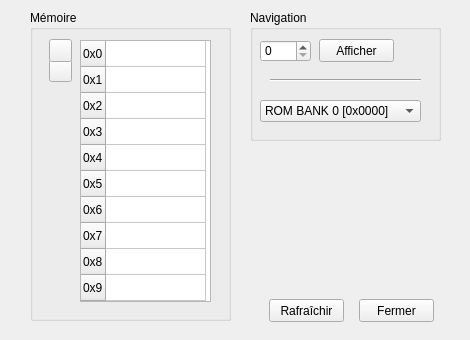
<?xml version="1.0" encoding="UTF-8"?>
<ui version="4.0">
 <class>DebugMemoryWindow</class>
 <widget class="QWidget" name="DebugMemoryWindow">
  <property name="geometry">
   <rect>
    <x>0</x>
    <y>0</y>
    <width>470</width>
    <height>340</height>
   </rect>
  </property>
  <property name="windowTitle">
   <string>Debug Memory</string>
  </property>
  <widget class="QGroupBox" name="groupBox">
   <property name="geometry">
    <rect>
     <x>250</x>
     <y>10</y>
     <width>191</width>
     <height>131</height>
    </rect>
   </property>
   <property name="title">
    <string>Navigation</string>
   </property>
   <widget class="QSpinBox" name="spinBox">
    <property name="geometry">
     <rect>
      <x>10</x>
      <y>30</y>
      <width>51</width>
      <height>22</height>
     </rect>
    </property>
    <property name="maximum">
     <number>65535</number>
    </property>
    <property name="displayIntegerBase">
     <number>16</number>
    </property>
   </widget>
   <widget class="QPushButton" name="displayButton">
    <property name="geometry">
     <rect>
      <x>69</x>
      <y>29</y>
      <width>75</width>
      <height>23</height>
     </rect>
    </property>
    <property name="text">
     <string>Afficher</string>
    </property>
   </widget>
   <widget class="QComboBox" name="comboBox">
    <property name="geometry">
     <rect>
      <x>10</x>
      <y>90</y>
      <width>161</width>
      <height>22</height>
     </rect>
    </property>
    <item>
     <property name="text">
      <string>ROM BANK 0 [0x0000]</string>
     </property>
    </item>
    <item>
     <property name="text">
      <string>ROM BANK 01..NN [0x4000]</string>
     </property>
    </item>
    <item>
     <property name="text">
      <string>VRAM [0x8000]</string>
     </property>
    </item>
    <item>
     <property name="text">
      <string>RAM Externe [0xA000]</string>
     </property>
    </item>
    <item>
     <property name="text">
      <string>WRAM0 [0xC000]</string>
     </property>
    </item>
    <item>
     <property name="text">
      <string>WRAM1 [0xD000]</string>
     </property>
    </item>
    <item>
     <property name="text">
      <string>Copie WRAM0 [0xE000]</string>
     </property>
    </item>
    <item>
     <property name="text">
      <string>OAM [0xFE00]</string>
     </property>
    </item>
    <item>
     <property name="text">
      <string>I/O [0xFF00]</string>
     </property>
    </item>
    <item>
     <property name="text">
      <string>HRAM [0xFF80]</string>
     </property>
    </item>
    <item>
     <property name="text">
      <string>Registre d'interruption [0xFFFF]</string>
     </property>
    </item>
   </widget>
   <widget class="Line" name="line">
    <property name="geometry">
     <rect>
      <x>20</x>
      <y>60</y>
      <width>151</width>
      <height>21</height>
     </rect>
    </property>
    <property name="orientation">
     <enum>Qt::Horizontal</enum>
    </property>
   </widget>
  </widget>
  <widget class="QGroupBox" name="groupBox_2">
   <property name="geometry">
    <rect>
     <x>30</x>
     <y>10</y>
     <width>201</width>
     <height>311</height>
    </rect>
   </property>
   <property name="title">
    <string>Mémoire</string>
   </property>
   <widget class="QTableWidget" name="tableMemoryWidget">
    <property name="enabled">
     <bool>true</bool>
    </property>
    <property name="geometry">
     <rect>
      <x>50</x>
      <y>30</y>
      <width>131</width>
      <height>262</height>
     </rect>
    </property>
    <property name="autoScrollMargin">
     <number>16</number>
    </property>
    <property name="editTriggers">
     <set>QAbstractItemView::NoEditTriggers</set>
    </property>
    <attribute name="horizontalHeaderVisible">
     <bool>false</bool>
    </attribute>
    <attribute name="horizontalHeaderCascadingSectionResizes">
     <bool>false</bool>
    </attribute>
    <attribute name="horizontalHeaderDefaultSectionSize">
     <number>100</number>
    </attribute>
    <attribute name="verticalHeaderVisible">
     <bool>true</bool>
    </attribute>
    <attribute name="verticalHeaderDefaultSectionSize">
     <number>26</number>
    </attribute>
    <attribute name="verticalHeaderMinimumSectionSize">
     <number>23</number>
    </attribute>
    <attribute name="verticalHeaderShowSortIndicator" stdset="0">
     <bool>false</bool>
    </attribute>
    <row>
     <property name="text">
      <string>0x0</string>
     </property>
    </row>
    <row>
     <property name="text">
      <string>0x1</string>
     </property>
    </row>
    <row>
     <property name="text">
      <string>0x2</string>
     </property>
    </row>
    <row>
     <property name="text">
      <string>0x3</string>
     </property>
    </row>
    <row>
     <property name="text">
      <string>0x4</string>
     </property>
    </row>
    <row>
     <property name="text">
      <string>0x5</string>
     </property>
    </row>
    <row>
     <property name="text">
      <string>0x6</string>
     </property>
    </row>
    <row>
     <property name="text">
      <string>0x7</string>
     </property>
    </row>
    <row>
     <property name="text">
      <string>0x8</string>
     </property>
    </row>
    <row>
     <property name="text">
      <string>0x9</string>
     </property>
    </row>
    <column>
     <property name="text">
      <string>Mémoire</string>
     </property>
    </column>
   </widget>
   <widget class="QPushButton" name="downButton">
    <property name="geometry">
     <rect>
      <x>19</x>
      <y>49</y>
      <width>23</width>
      <height>23</height>
     </rect>
    </property>
    <property name="text">
     <string/>
    </property>
   </widget>
   <widget class="QPushButton" name="upButton">
    <property name="geometry">
     <rect>
      <x>19</x>
      <y>29</y>
      <width>23</width>
      <height>23</height>
     </rect>
    </property>
    <property name="text">
     <string/>
    </property>
   </widget>
  </widget>
  <widget class="QPushButton" name="closeButton">
   <property name="geometry">
    <rect>
     <x>359</x>
     <y>299</y>
     <width>75</width>
     <height>23</height>
    </rect>
   </property>
   <property name="text">
    <string>Fermer</string>
   </property>
  </widget>
  <widget class="QPushButton" name="refreshButton">
   <property name="geometry">
    <rect>
     <x>269</x>
     <y>299</y>
     <width>75</width>
     <height>23</height>
    </rect>
   </property>
   <property name="text">
    <string>Rafraîchir</string>
   </property>
  </widget>
 </widget>
 <resources/>
 <connections>
  <connection>
   <sender>closeButton</sender>
   <signal>clicked()</signal>
   <receiver>DebugMemoryWindow</receiver>
   <slot>close()</slot>
   <hints>
    <hint type="sourcelabel">
     <x>385</x>
     <y>310</y>
    </hint>
    <hint type="destinationlabel">
     <x>384</x>
     <y>336</y>
    </hint>
   </hints>
  </connection>
  <connection>
   <sender>refreshButton</sender>
   <signal>clicked()</signal>
   <receiver>DebugMemoryWindow</receiver>
   <slot>refreshDebugMemoryWindow()</slot>
   <hints>
    <hint type="sourcelabel">
     <x>320</x>
     <y>306</y>
    </hint>
    <hint type="destinationlabel">
     <x>320</x>
     <y>326</y>
    </hint>
   </hints>
  </connection>
  <connection>
   <sender>upButton</sender>
   <signal>clicked()</signal>
   <receiver>DebugMemoryWindow</receiver>
   <slot>refreshUpDebugMemoryWindow()</slot>
   <hints>
    <hint type="sourcelabel">
     <x>54</x>
     <y>46</y>
    </hint>
    <hint type="destinationlabel">
     <x>13</x>
     <y>48</y>
    </hint>
   </hints>
  </connection>
  <connection>
   <sender>downButton</sender>
   <signal>clicked()</signal>
   <receiver>DebugMemoryWindow</receiver>
   <slot>refreshDownDebugMemoryWindow()</slot>
   <hints>
    <hint type="sourcelabel">
     <x>55</x>
     <y>74</y>
    </hint>
    <hint type="destinationlabel">
     <x>11</x>
     <y>80</y>
    </hint>
   </hints>
  </connection>
  <connection>
   <sender>displayButton</sender>
   <signal>clicked()</signal>
   <receiver>DebugMemoryWindow</receiver>
   <slot>displayAtSelectedMemoryAddress()</slot>
   <hints>
    <hint type="sourcelabel">
     <x>368</x>
     <y>49</y>
    </hint>
    <hint type="destinationlabel">
     <x>458</x>
     <y>48</y>
    </hint>
   </hints>
  </connection>
  <connection>
   <sender>comboBox</sender>
   <signal>currentIndexChanged(int)</signal>
   <receiver>DebugMemoryWindow</receiver>
   <slot>displayAtDefinedMemoryAddress()</slot>
   <hints>
    <hint type="sourcelabel">
     <x>355</x>
     <y>110</y>
    </hint>
    <hint type="destinationlabel">
     <x>355</x>
     <y>157</y>
    </hint>
   </hints>
  </connection>
 </connections>
 <slots>
  <slot>refreshDebugMemoryWindow()</slot>
  <slot>refreshUpDebugMemoryWindow()</slot>
  <slot>refreshDownDebugMemoryWindow()</slot>
  <slot>displayAtSelectedMemoryAddress()</slot>
  <slot>displayAtDefinedMemoryAddress()</slot>
 </slots>
</ui>
